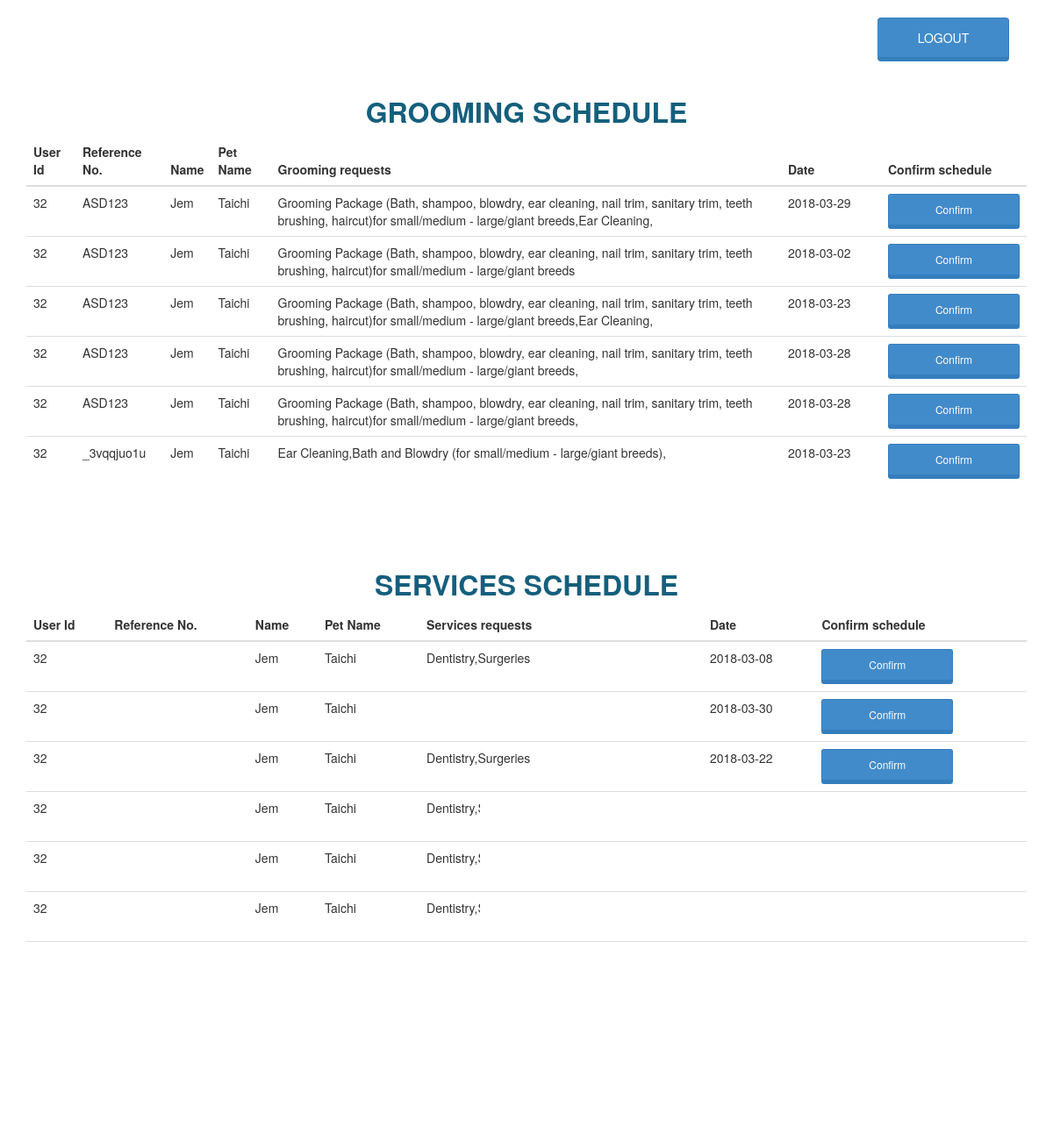
The page /secretary.php (signed in) on the database its author committed.
### tables this page shows
CREATE TABLE `groomingtbl` (
  `groomId` int(11) NOT NULL,
  `groomBranch` varchar(40) NOT NULL,
  `groomDate` date NOT NULL,
  `groomPetAge` int(11) NOT NULL,
  `groomPetGender` varchar(10) NOT NULL,
  `groomPetSize` varchar(10) NOT NULL,
  `groomList` varchar(200) NOT NULL,
  `userId` varchar(11) NOT NULL,
  `referenceNo` varchar(40) NOT NULL,
  `isActive` varchar(10) NOT NULL
);

CREATE TABLE `usertbl` (
  `id` int(11) NOT NULL,
  `userName` varchar(40) NOT NULL,
  `userAge` int(100) NOT NULL,
  `userAddress` varchar(100) NOT NULL,
  `userBirthday` date NOT NULL,
  `userEmail` varchar(30) NOT NULL,
  `userPassword` varchar(30) NOT NULL,
  `userImage` longblob NOT NULL,
  `userPetName` varchar(30) NOT NULL,
  `userPetBreed` varchar(30) NOT NULL,
  `userPetSize` varchar(10) NOT NULL,
  `userPetColor` varchar(20) NOT NULL,
  `userRole` varchar(40) NOT NULL
);

CREATE TABLE `servicestbl` (
  `serveId` int(11) NOT NULL,
  `serveBranch` varchar(100) NOT NULL,
  `serveDate` date NOT NULL,
  `servePetAge` int(11) NOT NULL,
  `servePetGender` varchar(10) NOT NULL,
  `servePetSize` varchar(10) NOT NULL,
  `serveList` varchar(200) NOT NULL,
  `userId` int(11) NOT NULL,
  `referenceNo` varchar(40) NOT NULL,
  `isActive` varchar(10) NOT NULL
);

### secretary.php (the view, shortened to what this page needs)
<?php
include('session.php');
$tablesql = mysqli_query($connection,"SELECT usertbl.id,groomingtbl.referenceNo,usertbl.userName,usertbl.userPetName,groomingtbl.groomList,groomingtbl.groomDate,groomingtbl.groomId FROM usertbl INNER JOIN groomingtbl ON usertbl.id = groomingtbl.userId WHERE groomingtbl.isActive='no'");
$rowcount = mysqli_num_rows($tablesql);
$result = $connection->query("SELECT usertbl.id,groomingtbl.referenceNo,usertbl.userName,usertbl.userPetName,groomingtbl.groomList,groomingtbl.groomDate,groomingtbl.groomId FROM usertbl INNER JOIN groomingtbl ON usertbl.id = groomingtbl.userId WHERE groomingtbl.isActive='no'");
$resultArray = mysqli_fetch_all($result, MYSQLI_NUM);
$tablesqlserv = mysqli_query($connection,"SELECT usertbl.id,servicestbl.referenceNo,usertbl.userName,usertbl.userPetName,servicestbl.serveList,servicestbl.serveDate,servicestbl.serveId FROM usertbl INNER JOIN servicestbl ON usertbl.id = servicestbl.userId WHERE servicestbl.isActive='no'");
$rowcountserv = mysqli_num_rows($tablesqlserv);
$resultserv = $connection->query("SELECT usertbl.id,servicestbl.referenceNo,usertbl.userName,usertbl.userPetName,servicestbl.serveList,servicestbl.serveDate,servicestbl.serveId FROM usertbl INNER JOIN servicestbl ON usertbl.id = servicestbl.userId WHERE servicestbl.isActive='no'");
$resultArrayserv = mysqli_fetch_all($resultserv, MYSQLI_NUM);
?>
<!DOCTYPE html>
<html>
    <head>
        <link rel="stylesheet" type="text/css" href="css/bootstrap/bootstrap.css">
        <link rel="stylesheet" type="text/css" href="css/style.css">
        <link rel="stylesheet" type="text/css" href="css/bootstrap/font-awesome.css">
    </head>
    <body>
    <div class="container">
        <button type="button" class="btn btn-primary pull-right" data-toggle="modal" data-target="logout.php" style="margin: 20px;" onclick="document.location.href='logout.php';">
            LOGOUT
        </button>
    </div>
    <section style="padding-top:0px">
        <table class="table"  style="height:450px; overflow-y: scroll; overflow-x: hidden; display: inline-block">
        <center><h1 style="position: center">Grooming schedule</h1></center>
            <thead>
                <tr>
                <th scope="col">User Id</th>
                <th scope="col">Reference No.</th>
                <th scope="col">Name</th>
                <th scope="col">Pet Name</th>
                <th scope="col">Grooming requests</th>
                <th scope="col" width="10%">Date</th>
                <th scope="col">Confirm schedule</th>
                </tr>
            </thead>
            <tbody >
                <?php
                for($ctr= 0; $ctr < $rowcount; $ctr++){
                    echo'<tr id="'.$resultArray[$ctr][6].'">';
                    for($colCtr = 0; $colCtr < 6 ; $colCtr++){
                        echo'<td>'.$resultArray[$ctr][$colCtr].'</td>';
                    }
                    echo'<td><button type="submit" onclick="passGroomId('.$resultArray[$ctr][6].')" class="btn btn-primary btn-sm" style="height: 40px;">
                    Confirm</button></td>';
                    echo'</tr>';
                }
                ?>
            </tbody>
        </table>
        <div style="overflow-x:auto; height: 450px">
        <table class="table">
        <center><h1 style="position: center">Services schedule</h1></center>
            <thead>
                <tr>
                <th scope="col">User Id</th>
                <th scope="col">Reference No.</th>
                <th scope="col">Name</th>
                <th scope="col">Pet Name</th>
                <th scope="col">Services requests</th>
                <th scope="col">Date</th>
                <th scope="col">Confirm schedule</th>
                </tr>
            </thead>
            <tbody >
                <?php
                for($ctr= 0; $ctr < $rowcountserv; $ctr++){
                    echo'<tr id="'.$resultArrayserv[$ctr][6].'">';
                    for($colCtr = 0; $colCtr < 6 ; $colCtr++){
                        echo'<td>'.$resultArrayserv[$ctr][$colCtr].'</td>';
                    }
                    echo'<td><button type="submit" onclick="passServId('.$resultArrayserv[$ctr][6].')" class="btn btn-primary btn-sm" style="height: 40px;">
                    Confirm</button></td>';
                    echo'</tr>';
                }
                ?>
            </tbody>
        </table>
        </div>
    </section>
    <footer>
        <div class="container">
            <img src="images/logo-bnw-1.png">
            <p>&copy; 2018 All rights reserved</p>
        </div>
    </footer>
    </body>
</html>

### css/style.css (style rules this page uses)
h1 { text-transform: uppercase; color: #155f7d; font-weight: bolder; font-size: 32px; }
section { padding-left: 30px; padding-right: 30px; padding-top: 90px; padding-bottom: 90px; margin: 0 auto; }
.btn-primary { color: #ffffff; background-color: #428bca; width: 150px; height: 50px; border-bottom: 5px solid #357ebd; }
footer { background-color: #333; padding-top: 40px; }
footer p { padding-top: 20px; color: #6c757d!important; }
footer img { width: 180px; height: 50px; }

### rows shown on the page
groomingtbl: userId "32", referenceNo "ASD123", userId.userName "Jem", userId.userPetName "Taichi", groomList "Grooming Package (Bath, shampoo, blowdry, ear cleaning, nail trim, sanitary trim, teeth brushing, haircut)for small/medium - large/giant breeds,Ear Cleaning,", groomDate "2018-03-29"
groomingtbl: userId "32", referenceNo "ASD123", userId.userName "Jem", userId.userPetName "Taichi", groomList "Grooming Package (Bath, shampoo, blowdry, ear cleaning, nail trim, sanitary trim, teeth brushing, haircut)for small/medium - large/giant breeds", groomDate "2018-03-02", $resultArray[$ctr][6] 40 (drawn)
groomingtbl: userId "32", referenceNo "ASD123", userId.userName "Jem", userId.userPetName "Taichi", groomList "Grooming Package (Bath, shampoo, blowdry, ear cleaning, nail trim, sanitary trim, teeth brushing, haircut)for small/medium - large/giant breeds,Ear Cleaning,", groomDate "2018-03-23"
groomingtbl: userId "32", referenceNo "ASD123", userId.userName "Jem", userId.userPetName "Taichi", groomList "Grooming Package (Bath, shampoo, blowdry, ear cleaning, nail trim, sanitary trim, teeth brushing, haircut)for small/medium - large/giant breeds,", groomDate "2018-03-28"
groomingtbl: userId "32", referenceNo "ASD123", userId.userName "Jem", userId.userPetName "Taichi", groomList "Grooming Package (Bath, shampoo, blowdry, ear cleaning, nail trim, sanitary trim, teeth brushing, haircut)for small/medium - large/giant breeds,", groomDate "2018-03-28"
groomingtbl: userId "32", referenceNo "_3vqqjuo1u", userId.userName "Jem", userId.userPetName "Taichi", groomList "Ear Cleaning,Bath and Blowdry (for small/medium - large/giant breeds),", groomDate "2018-03-23"
servicestbl: userId "32", userId.userName "Jem", userId.userPetName "Taichi", serveList "Dentistry,Surgeries", serveDate "2018-03-08"
servicestbl: userId "32", userId.userName "Jem", userId.userPetName "Taichi", serveDate "2018-03-30"
servicestbl: userId "32", userId.userName "Jem", userId.userPetName "Taichi", serveList "Dentistry,Surgeries", serveDate "2018-03-22"
servicestbl: userId "32", userId.userName "Jem", userId.userPetName "Taichi", serveList "Dentistry,Surgeries"
servicestbl: userId "32", userId.userName "Jem", userId.userPetName "Taichi", serveList "Dentistry,Surgeries"
servicestbl: userId "32", userId.userName "Jem", userId.userPetName "Taichi", serveList "Dentistry,Surgeries"
